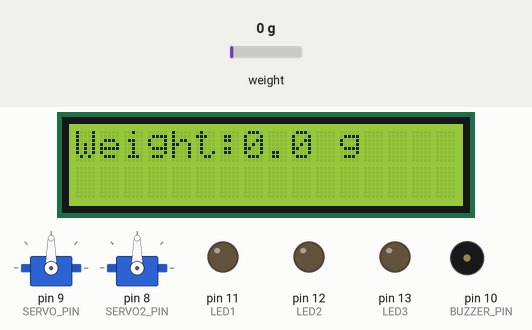
Simulated run of this sketch. Board: Arduino Uno, built with avr-gcc and run on an emulated ATmega328P. On the bench: 16×2 character LCD, 2 × servo, output pins drawn as LEDs (lit = HIGH), buzzer (waves = sounding). Inputs (shaded band) come from the test bench; at power-on: weight on the scale 0 g. Random numbers use the default seed unless the sketch sets one.

Above: at 2.2 s.
2.3 s: weight on the scale set to 100 g
At 4.86 s:
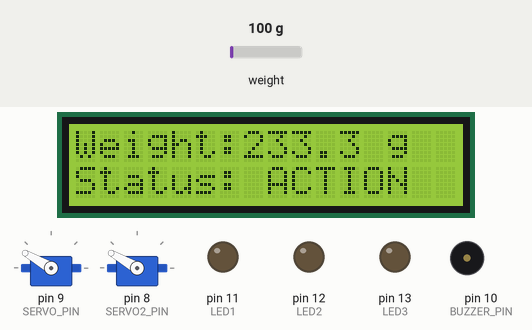
5.3 s: weight on the scale set to 1250 g
At 8.1 s:
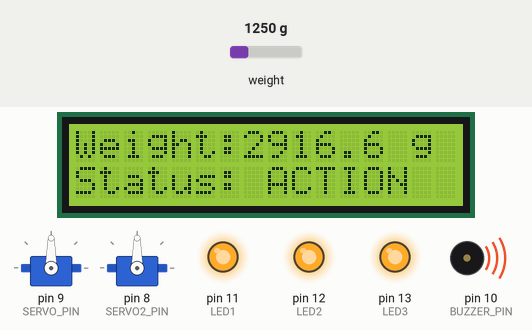
8.3 s: weight on the scale set to 2500 g
At 9.3 s:
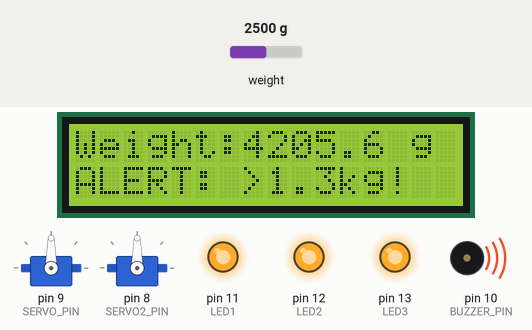
Timing chart, 0 to 17.3 s (numbered marks = the images above; inputs shaded):
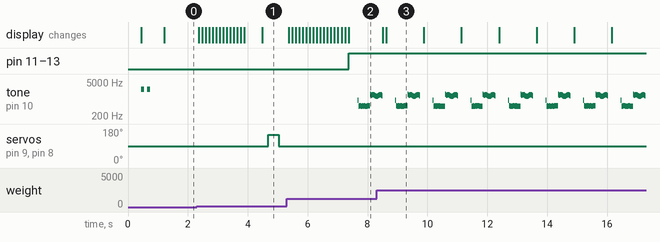

Measured:
- after the input at 2.3 s, servo on pin 9 (SERVO_PIN), servo on pin 8 (SERVO2_PIN): 90° → 150° after 2.4 s, → 90° 0.35 s later
- after the input at 5.3 s, pin 11 (LED1), pin 12 (LED2): LOW → HIGH after 2.1 s

The sketch:

main.ino
```cpp
#include <HX711.h>
#include <LiquidCrystal_I2C.h>
#include <Servo.h>
#include <math.h>

// LCD
LiquidCrystal_I2C lcd(0x27, 16, 2);

// HX711 Pins
HX711 scale;
#define DT 3
#define SCK 2

// Servo Motor 1
Servo paw;
#define SERVO_PIN 9

// Servo Motor 2
Servo paw2;
#define SERVO2_PIN 8

// Buzzer（無源）
#define BUZZER_PIN 10

// LEDs
#define LED1 11
#define LED2 12
#define LED3 13

// Baseline
long BASE_RAW = 0;

// EMA
float ema_raw = 0;
const float EMA_ALPHA = 0.65;

// Kalman
float kalman_weight = 0;
float P = 1, Q = 0.35, R = 1.0;

// ======================================================
// Kalman
// ======================================================
float kalmanFilter(float m) {
  P = P + Q;
  float K = P / (P + R);
  kalman_weight = kalman_weight + K * (m - kalman_weight);
  P = (1 - K) * P;
  return kalman_weight;
}

// ======================================================
// 喵叫
// ======================================================
void Meow_Advanced() {

  for (int f = 1800; f >= 900; f -= 12) {
    tone(BUZZER_PIN, f);
    delay(4);
  }
  delay(30);

  for (int i = 0; i < 15; i++) {
    tone(BUZZER_PIN, 500 + random(0, 30));
    delay(20);
  }

  for (int f = 1200; f <= 1600; f += 25) {
    tone(BUZZER_PIN, f);
    delay(5);
  }
  delay(20);

  for (int i = 0; i < 25; i++) {
    int f = 1400 + (sin(i * 0.4) * 120);
    tone(BUZZER_PIN, f);
    delay(15);
  }

  noTone(BUZZER_PIN);
}

// ======================================================
// 校正提示音
// ======================================================
void CalibrationBeep() {
  for (int i = 0; i < 2; i++) {
    tone(BUZZER_PIN, 2500);
    delay(100);
    noTone(BUZZER_PIN);
    delay(100);
  }
}

// ======================================================
// 穩定狀態檢查
// ======================================================
int stableState = -1;
int currentState = -1;
unsigned long stateStartTime;
unsigned long STABLE_TIME = 2000;

// ======================================================
// Sleep Mode
// ======================================================
bool isSleeping = false;
unsigned long idleStartTime = 0;
unsigned long sleepStartTime = 0;   // ⭐ 新增：Sleep 開始時間
const unsigned long SLEEP_WAIT = 15000; // 15 秒 idle → sleep
const unsigned long SLEEP_SCREEN_OFF = 5000; // ⭐ Sleep 5 秒後關背光

void enterSleepMode() {

  isSleeping = true;

  // detach servo
  if (paw.attached()) paw.detach();
  if (paw2.attached()) paw2.detach();

  // LED off
  digitalWrite(LED1, LOW);
  digitalWrite(LED2, LOW);
  digitalWrite(LED3, LOW);

  noTone(BUZZER_PIN);

  lcd.setCursor(0, 1);
  lcd.print("SLEEP MODE       ");

  sleepStartTime = millis();   // ⭐ 記錄 Sleep 開始時間
}

void wakeUp() {

  isSleeping = false;

  lcd.backlight();   // ⭐ 喚醒時亮螢幕

  paw.attach(SERVO_PIN);
  paw2.attach(SERVO2_PIN);
  paw.write(90);
  paw2.write(90);

  lcd.setCursor(0, 1);
  lcd.print("WAKING...        ");

  delay(300);
}

// ======================================================
// Setup
// ======================================================
void setup() {

  Serial.begin(9600);

  lcd.init();
  lcd.backlight();
  lcd.clear();

  paw.attach(SERVO_PIN);
  paw2.attach(SERVO2_PIN);

  paw.write(90);
  paw2.write(90);

  pinMode(BUZZER_PIN, OUTPUT);
  pinMode(LED1, OUTPUT);
  pinMode(LED2, OUTPUT);
  pinMode(LED3, OUTPUT);

  scale.begin(DT, SCK);

  lcd.setCursor(0, 0);
  lcd.print("Calibrating...");
  delay(250);

  BASE_RAW = scale.read();
  ema_raw = BASE_RAW;
  kalman_weight = 0;

  lcd.clear();
  lcd.print("Ready Base:");
  lcd.print(BASE_RAW);

  CalibrationBeep();
  delay(250);

  idleStartTime = millis();
}

// ======================================================
// Loop
// ======================================================
void loop() {

  // -------------------- 重量濾波 --------------------
  long raw = scale.read();
  long diff = raw - ema_raw;

  const int BIG_CHANGE = 400;

  if (diff < -BIG_CHANGE) {
    ema_raw = raw;
    kalman_weight = 0;
  }
  else if (diff > BIG_CHANGE) {
    ema_raw = raw;
  }
  else {
    ema_raw = ema_raw * (1 - EMA_ALPHA) + raw * EMA_ALPHA;
  }

  float delta = ema_raw - BASE_RAW;
  float weight_g = delta / 180.0;

  if (abs(weight_g) < 0.2) weight_g = 0;
  weight_g = kalmanFilter(weight_g);
  if (abs(weight_g) < 0.15) weight_g = 0;

  lcd.setCursor(0, 0);
  lcd.print("Weight:");
  lcd.print(weight_g, 1);
  lcd.print(" g   ");


  // ======================================================
  // Sleep Mode（Idle < 15g）
  // ======================================================
  if (weight_g < 15) {

    static bool wasIdle = false;

    if (!wasIdle) {
      idleStartTime = millis();
      wasIdle = true;
    }

    // Idle 達 15 秒 → Sleep
    if (!isSleeping && millis() - idleStartTime > SLEEP_WAIT) {
      enterSleepMode();
      return;
    }

    // ⭐ Sleep 中 → 5 秒後關閉 LCD 背光
    if (isSleeping && millis() - sleepStartTime > SLEEP_SCREEN_OFF) {
      lcd.noBacklight();
    }

    if (isSleeping) return;

  } else {

    // 若 weight >= 15 → 喚醒
    static bool wasIdle = false;
    wasIdle = false;

    if (isSleeping) {
      wakeUp();
    }

    idleStartTime = millis();
  }


  // ======================================================
  // 以下完全保持原始動作邏輯不變
  // ======================================================

  if (weight_g < 15) currentState = 0;
  else if (weight_g > 15 && weight_g <= 100) currentState = 1;
  else if (weight_g > 100 && weight_g <= 1300) currentState = 2;
  else if (weight_g > 1300) currentState = 3;
  else currentState = -1;

  static int previousState = -1;

  if (currentState != previousState) {
    stateStartTime = millis();
    previousState = currentState;
  }

  if (millis() - stateStartTime < STABLE_TIME) return;

  stableState = currentState;

  // -------------------- 超重 --------------------
  if (stableState == 3) {

    lcd.backlight();  // 確保警告時亮起螢幕

    digitalWrite(LED1, HIGH);
    digitalWrite(LED2, HIGH);
    digitalWrite(LED3, HIGH);

    Meow_Advanced();

    lcd.setCursor(0, 1);
    lcd.print("ALERT: >1.3kg!");

    paw.write(90);
    paw2.write(90);
    return;
  }

  digitalWrite(LED1, LOW);
  digitalWrite(LED2, LOW);
  digitalWrite(LED3, LOW);

  // -------------------- Idle --------------------
  if (stableState == 0) {

    if (paw.attached()) paw.detach();
    if (paw2.attached()) paw2.detach();

    lcd.setCursor(0, 1);
    lcd.print("Status: IDLE      ");

    return;
  }

  // -------------------- ACTION --------------------
  if (stableState == 1 || stableState == 2) {

    lcd.backlight();

    lcd.setCursor(0, 1);
    lcd.print("Status: ACTION    ");

    if (!paw.attached()) paw.attach(SERVO_PIN);
    if (!paw2.attached()) paw2.attach(SERVO2_PIN);

    paw.write(90);
    paw2.write(90);
    delay(200);

    if (stableState == 1) {
      paw.write(30);
      paw2.write(30);
      delay(350);
    }

    if (stableState == 2) {
      paw.write(150);
      paw2.write(150);
      delay(350);
    }

    paw.write(90);
    paw2.write(90);
    delay(200);
  }

  delay(10);
}
```
